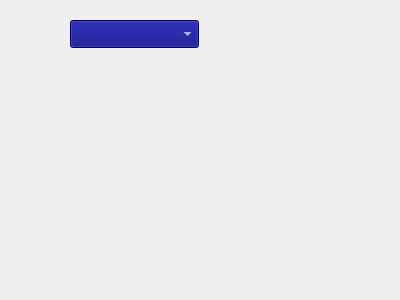
<?xml version="1.0" encoding="UTF-8"?>
<ui version="4.0">
 <class>QDlgEnhancebar</class>
 <widget class="QWidget" name="QDlgEnhancebar">
  <property name="geometry">
   <rect>
    <x>0</x>
    <y>0</y>
    <width>400</width>
    <height>300</height>
   </rect>
  </property>
  <property name="windowTitle">
   <string>Form</string>
  </property>
  <widget class="QComboBox" name="comboBox_enhance">
   <property name="geometry">
    <rect>
     <x>70</x>
     <y>20</y>
     <width>129</width>
     <height>28</height>
    </rect>
   </property>
   <property name="minimumSize">
    <size>
     <width>0</width>
     <height>28</height>
    </size>
   </property>
   <property name="font">
    <font>
     <family>微软雅黑</family>
    </font>
   </property>
   <property name="styleSheet">
    <string notr="true">color: rgb(255, 255, 255);
background-color: rgb(0, 0, 127);</string>
   </property>
  </widget>
 </widget>
 <resources/>
 <connections/>
</ui>
